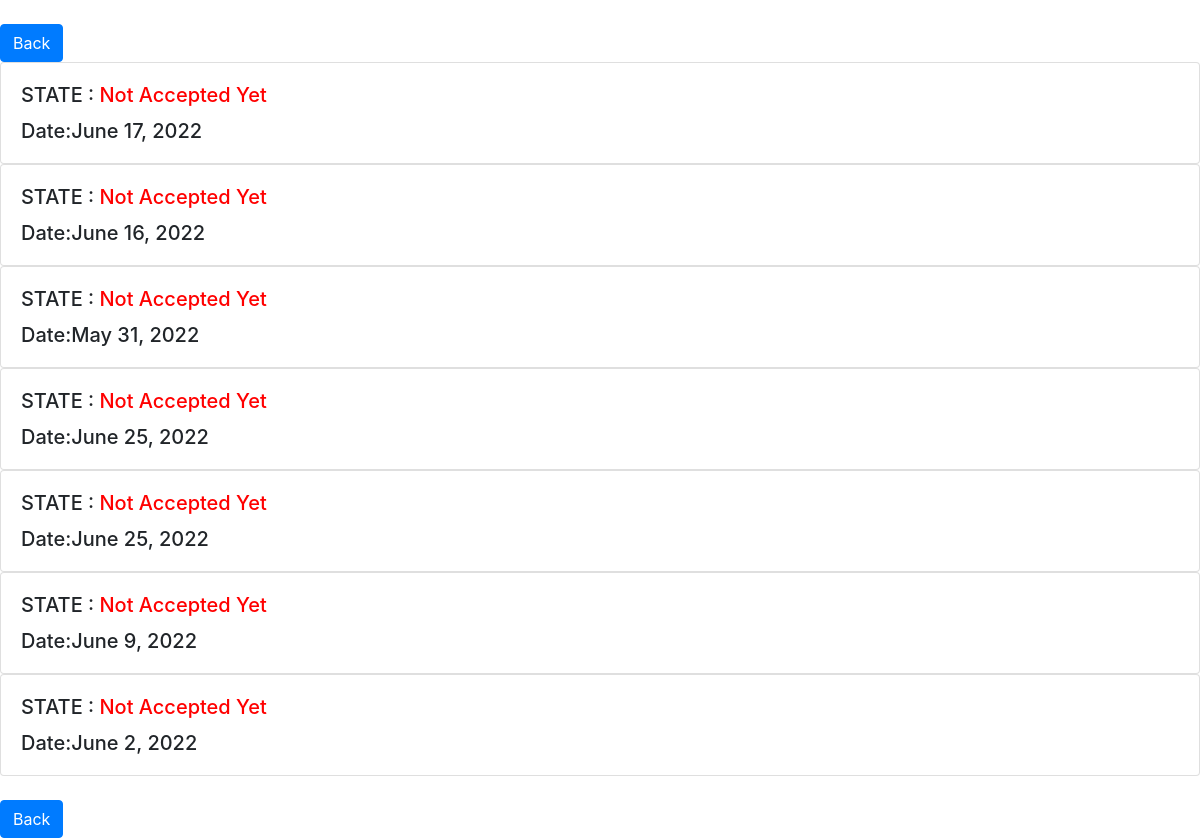
Page /All_Apointementsforuser (signed in) on the earlier database version.
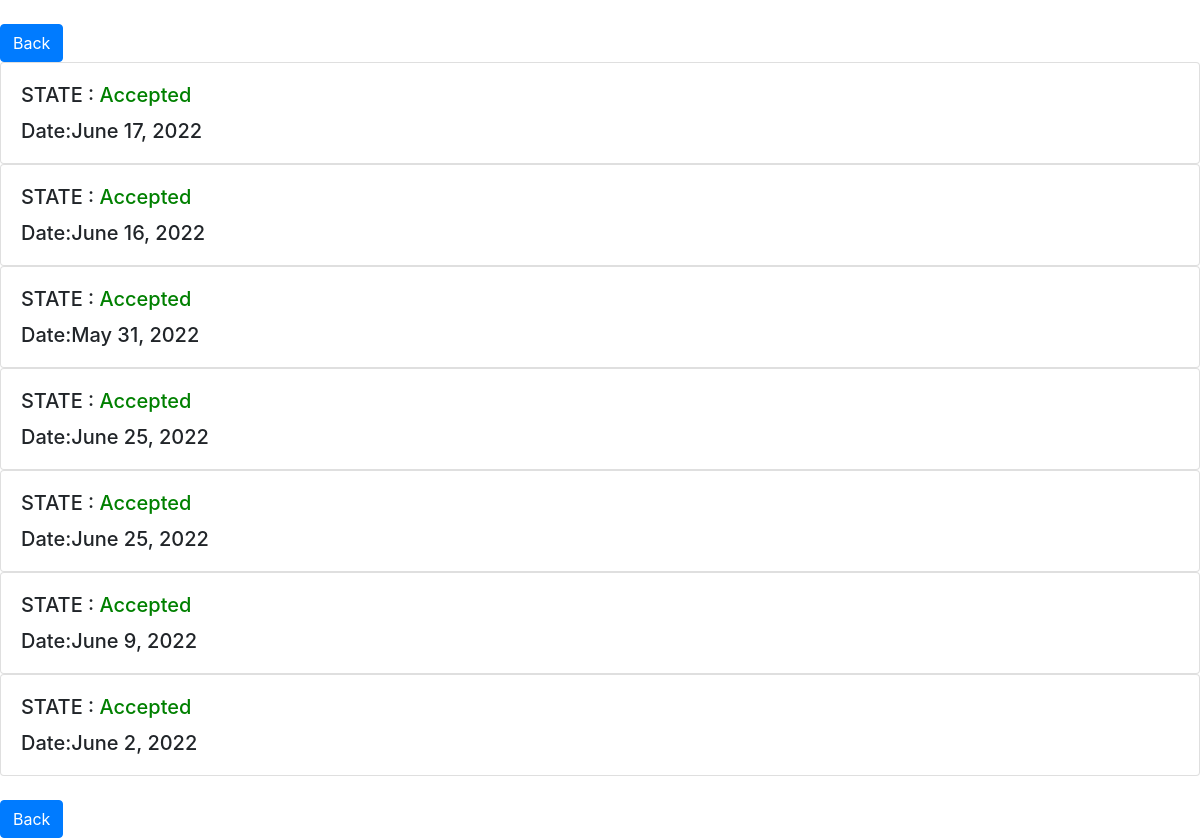
Same page on the later database version.
### aposite/models.py (models this page shows)
class appointments(models.Model):
    user = models.ForeignKey(User,on_delete=models.PROTECT)
    Reserve = models.DateField()
    Cancel =models.BooleanField(default=False)
    approve= models.BooleanField(default=False)
    make_as_missed = models.BooleanField(default=False)
    make_as_finished= models.BooleanField(default=False)

### aposite/views.py (the view)
# urls.py: path('All_Apointementsforuser', views.All_Apointementsforuser, name='All_Apointementsforuser'),
@login_required(login_url='login')
def All_Apointementsforuser (request):
    user= request.user
    query=appointments.objects.filter(user=user)
    return render(request, 'user_view/AllApointements.html',{'details':query})

### aposite/templates/user_view/AllApointements.html (shortened to what this page needs)
<!DOCTYPE html>
<html lang="en">
    <head>
        <link rel="stylesheet" href="https://maxcdn.bootstrapcdn.com/bootstrap/4.0.0/css/bootstrap.min.css">
    </head>
<body>
    <br>
    <a class="btn btn-primary" href="{%url 'UserViwe'%}">Back</a> <br>
    <div class="row-1" >
        {% for x in details%}
        <div class="card">
            <div class="card-body">
            {% if x.approve %}
            <h5 class="card-title">STATE : <span style="color: green">Accepted </span></h5>
              {%else%}
              <h5 class="card-title" >STATE : <span style="color: red">Not Accepted Yet </span></h5>
              {%endif%}
              <h5 class="card-text">Date:{{x.Reserve}}</h5>
            </div>
          </div>
           {% endfor %}
           <br>
           <a class="btn btn-primary" href="{%url 'UserViwe'%}">Back</a> <br>
</body>
</html>

Differences in the rows shown:
changed appointments "June 17, 2022": approve "Not Accepted Yet" → "Accepted"
changed appointments "June 16, 2022": approve "Not Accepted Yet" → "Accepted"
changed appointments "May 31, 2022": approve "Not Accepted Yet" → "Accepted"
changed appointments (number 4 of 7 on the later page): approve "Not Accepted Yet" → "Accepted"
changed appointments (number 5 of 7 on the later page): approve "Not Accepted Yet" → "Accepted"
changed appointments "June 9, 2022": approve "Not Accepted Yet" → "Accepted"
changed appointments "June 2, 2022": approve "Not Accepted Yet" → "Accepted"
